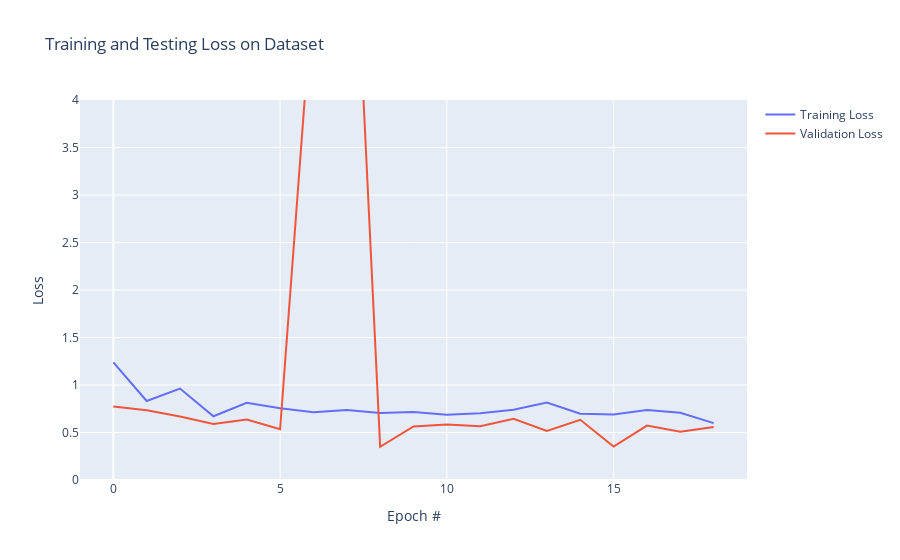

Notebook source saved alongside this figure:
### Markdown cell above
## Plotting the loss

### Code cell
H = pd.DataFrame(H)

# create figure
fig = go.Figure()
fig.add_trace(go.Scatter(x=H.index, y=H['train_loss'],
                    mode='lines',
                    name='Training Loss'))
fig.add_trace(go.Scatter(x=H.index, y=H['validation_loss'],
                    mode='lines',
                    name='Validation Loss'))

fig.update_layout(title='Training and Testing Loss on Dataset',
                   xaxis_title='Epoch #',
                   yaxis_title='Loss')

fig.update_xaxes(range = [-1,19])
fig.update_yaxes(range = [0,4])

fig.show()

### Figure 1 — Plotly figure (JSON) as saved in the notebook; plotly's stock layout.template omitted (floating-point values rounded to 4 significant figures)
{"data": [{"mode": "lines", "name": "Training Loss", "type": "scatter", "x": [0, 1, 2, 3, 4, 5, 6, 7, 8, 9, 10, 11, 12, 13, 14, 15, 16, 17, 18], "y": [1.239, 0.8319, 0.9628, 0.6708, 0.8131, 0.7546, 0.7128, 0.7378, 0.7053, 0.7149, 0.6874, 0.702, 0.7385, 0.8158, 0.6977, 0.6895, 0.7367, 0.7085, 0.5985]}, {"mode": "lines", "name": "Validation Loss", "type": "scatter", "x": [0, 1, 2, 3, 4, 5, 6, 7, 8, 9, 10, 11, 12, 13, 14, 15, 16, 17, 18], "y": [0.7742, 0.735, 0.6693, 0.5905, 0.6371, 0.534, 5.244, 7.673, 0.3488, 0.5645, 0.5839, 0.5656, 0.6449, 0.5153, 0.6336, 0.3527, 0.5733, 0.5073, 0.5575]}], "layout": {"title": {"text": "Training and Testing Loss on Dataset"}, "xaxis": {"range": [-1, 19], "title": {"text": "Epoch #"}}, "yaxis": {"range": [0, 4], "title": {"text": "Loss"}}}}
